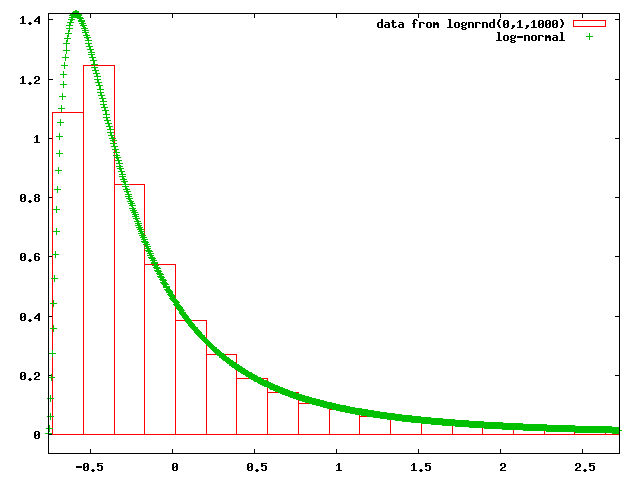

Write the gnuplot code that produced this figure.
#!/usr/local/bin/gnuplot -persist
#
#    
#    	G N U P L O T
#    	Version 4.3 patchlevel 0
#    	last modified January 2007
#    	System: Linux 2.6.16.27-0.9-smp
#    
#    	Copyright (C) 1986 - 1993, 1998, 2004, 2007
#    	Thomas Williams, Colin Kelley and many others
#    
#    	Type `help` to access the on-line reference manual.
#    	The gnuplot FAQ is available from
#    		http://www.gnuplot.info/faq/
#    
#    	Send comments and help requests to  <gnuplot-beta@lists.sourceforge.net>
#    	Send bug reports and suggestions to <gnuplot-beta@lists.sourceforge.net>
#    
# set terminal x11 
# set output
#unset clip points
#set clip one
#unset clip two
#set bar 1.000000
##set border 31 front linetype -1 linewidth 1.000
#set xdata
#set ydata
#set zdata
#set x2data
#set y2data
#set timefmt x "%d/%m/%y,%H:%M"
#set timefmt y "%d/%m/%y,%H:%M"
#set timefmt z "%d/%m/%y,%H:%M"
#set timefmt x2 "%d/%m/%y,%H:%M"
#set timefmt y2 "%d/%m/%y,%H:%M"
#set timefmt cb "%d/%m/%y,%H:%M"
#set boxwidth
#set style fill  empty border
##set style rectangle back fc lt -3 fillstyle   solid 1.00 border -1
#set dummy x,y
#set format x "% g"
#set format y "% g"
#set format x2 "% g"
#set format y2 "% g"
#set format z "% g"
#set format cb "% g"
#set angles radians
#unset grid
#set key title ""
#set key inside right top vertical Right noreverse enhanced autotitles nobox
#set key noinvert samplen 4 spacing 1 width 0 height 0 
#unset label
#unset arrow
#set style increment default
#unset style line
#unset style arrow
#set style histogram clustered gap 2 title  offset character 0, 0, 0
#unset logscale
#set offsets 0, 0, 0, 0
#set pointsize 1
#set encoding default
#unset polar
#unset parametric
#unset decimalsign
#set view 60, 30, 1, 1
#set samples 100, 100
#set isosamples 10, 10
#set surface
#unset contour
#set clabel '%8.3g'
#set mapping cartesian
#set datafile separator whitespace
#unset hidden3d
#set cntrparam order 4
#set cntrparam linear
#set cntrparam levels auto 5
#set cntrparam points 5
#set size ratio 0 1,1
#set origin 0,0
#set style data points
#set style function lines
#set xzeroaxis linetype -2 linewidth 1.000
#set yzeroaxis linetype -2 linewidth 1.000
#set zzeroaxis linetype -2 linewidth 1.000
#set x2zeroaxis linetype -2 linewidth 1.000
#set y2zeroaxis linetype -2 linewidth 1.000
#set ticslevel 0.5
#set mxtics default
#set mytics default
#set mztics default
#set mx2tics default
#set my2tics default
#set mcbtics default
#set xtics border in scale 1,0.5 mirror norotate  offset character 0, 0, 0 autofreq 
#set ytics border in scale 1,0.5 mirror norotate  offset character 0, 0, 0 autofreq 
#set ztics border in scale 1,0.5 nomirror norotate  offset character 0, 0, 0 autofreq 
#set nox2tics
#set noy2tics
#set cbtics border in scale 1,0.5 mirror norotate  offset character 0, 0, 0 autofreq 
#set title "" 
#set title  offset character 0, 0, 0 font "" norotate
#set timestamp bottom 
#set timestamp "" 
#set timestamp  offset character 0, 0, 0 font "" norotate
#set rrange [ * : * ] noreverse nowriteback  # (currently [0.00000:10.0000] )
#set trange [ * : * ] noreverse nowriteback  # (currently [-5.00000:5.00000] )
#set urange [ * : * ] noreverse nowriteback  # (currently [-5.00000:5.00000] )
#set vrange [ * : * ] noreverse nowriteback  # (currently [-5.00000:5.00000] )
#set xlabel "" 
#set xlabel  offset character 0, 0, 0 font "" textcolor lt -1 norotate
#set x2label "" 
#set x2label  offset character 0, 0, 0 font "" textcolor lt -1 norotate
#set xrange [ * : * ] noreverse nowriteback  # (currently [-10.0000:10.0000] )
#set x2range [ * : * ] noreverse nowriteback  # (currently [-10.0000:10.0000] )
#set ylabel "" 
#set ylabel  offset character 0, 0, 0 font "" textcolor lt -1 rotate by 90
#set y2label "" 
#set y2label  offset character 0, 0, 0 font "" textcolor lt -1 rotate by 90
#set yrange [ * : * ] noreverse nowriteback  # (currently [-10.0000:10.0000] )
#set y2range [ * : * ] noreverse nowriteback  # (currently [-10.0000:10.0000] )
#set zlabel "" 
#set zlabel  offset character 0, 0, 0 font "" textcolor lt -1 norotate
#set zrange [ * : * ] noreverse nowriteback  # (currently [-10.0000:10.0000] )
#set cblabel "" 
#set cblabel  offset character 0, 0, 0 font "" textcolor lt -1 norotate
#set cbrange [ * : * ] noreverse nowriteback  # (currently [-10.0000:10.0000] )
#set zero 1e-08
#set lmargin  -1
#set bmargin  -1
#set rmargin  -1
#set tmargin  -1
#set locale "C"
#set pm3d explicit at s
#set pm3d scansautomatic
#set pm3d interpolate 1,1 flush begin noftriangles nohidden3d corners2color mean
#set palette positive nops_allcF maxcolors 0 gamma 1.5 color model RGB 
#set palette rgbformulae 7, 5, 15
#set colorbox default
#set colorbox vertical origin screen 0.9, 0.2, 0 size screen 0.05, 0.6, 0 bdefault
#set loadpath 
#set fontpath 
#set fit noerrorvariables
#GNUTERM = "x11"
plot '< cat /users/rhenwood/ihr/data/testData/logn0-1.10000.txt | /users/rhenwood/ihr/sunspots/perl/warwick/distTest/myBinningCode.pl -f -  -n 100 -s ' u 3:6 w boxes title 'data from lognrnd(0,1,1000)', \
'< ./genStdLogNormal.pl -a 1 -v' u 9:12 title 'log-normal' #, \
#'< /users/rhenwood/ihr/sunspots/perl/warwick/distTest/genStdGumbel.pl' u 9:12 title 'stdGumbel'
#    EOF
